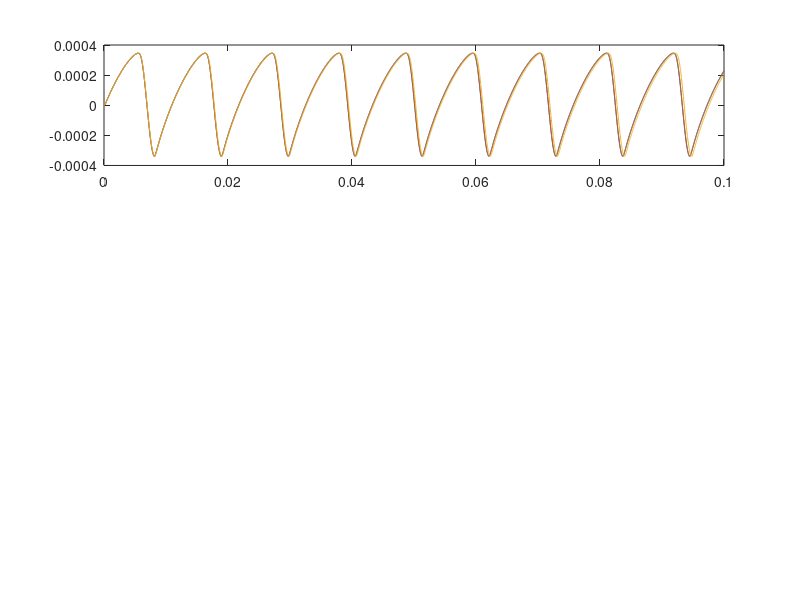

The MATLAB script that drew this image: (Note: this script raises an error after producing the figure.)
% matlab script bowmass.m
% finite difference scheme for a bowed mass-spring system
% soft friction characteristic w/iterative Newton-Raphson method

clear all;
close all;
clc;

%%%%%% begin global parameters
SR = 44100; % sample rate (Hz)
f0 = 200; % oscillator frequency (Hz)
FB = 500; % bow force/mass (m/s^2)
TF = 0.1; % simulation duration (s)
vB = 0.1; % bow velocity (m/s)
sig = 100; % friction law free parameter (1/m^2) 
tol = 1e-4; % tolerance for Newton-Raphson method
%%%%%% end global parameters


% derived parameters
NF = floor(TF*SR);
k = 1/SR;
A = exp(1/2)*sqrt(2*sig);

% initialize time series/iterative method

u = zeros(NF,1);
u2 = zeros(NF,1);
u3 = zeros(NF,1);
f = zeros(NF,1);
vr = zeros(NF,1);
qlast = 0;
qlast2 = 0;
% time step restrictions
if(k>min(1/(pi*f0),exp(1)/(FB*sqrt(2*sig))))
    error("Time step too large");
end
%%%%%% start main loop
q2Prev = -vB;
q3Prev = -vB;
for n=3:NF
    % Newton-Raphson method to determine relative velocity
    b = (2*pi*f0)^2*u(n-1)-(2/k^2)*(u(n-1)-u(n-2))+(2/k)*vB;
    eps = 1;
    i = 0;
    while eps>tol
        q=qlast-(FB*A*qlast*exp(-sig*qlast^2)+2*qlast/k+b)/...
         (FB*A*(1-2*sig*qlast^2)*exp(-sig*qlast^2)+2/k);
        eps = abs(q-qlast);
        qlast = q;
        i = i + 1;
        if i > 10000
            disp('whut')
        end
    end
    qSave(n) = q;
    u(n) = 2*u(n-1) - u(n-2) - k^2*(2*pi*f0)^2 * u(n-1) - k^2 * FB * sqrt(2*sig) * q * exp(-sig*q^2 + 1/2);
    
%     q2 = (u2(n-1) - u2(n-2)) / k - vB;
    q2 = 2 / k * (u2(n-1) - u2(n-2)) - q2Prev - 2 * vB;
%     q3 = 2 / k * (u3(n-1) - u3(n-2)) - q3Prev - 2 * vB;
    q3 = (u3(n-1) - u3(n-2)) / k - vB;
%     q3Save(n) = q3;
    % update position of mass and relative bow velocity
    
    testFunc = FB * sqrt(2*sig) * exp(-sig * q2^2+1/2);
    u2(n) = (2 * u2(n-1) - u2(n-2) -k^2*(2*pi*f0)^2 * u2(n-1)  + testFunc * k / 2 * u2(n-2) + testFunc * k^2 * vB) / (1 + testFunc * k / 2);
    
    
    testFunc2 = k^2 * FB * sqrt(2*sig) * q3 * exp(-sig * q3^2+1/2);
    u3(n) = 2 * u3(n-1) - u3(n-2) - k^2*(2*pi*f0)^2 * u3(n-1) - testFunc2;
    
    q2Prev = q2;
    q3Prev = q3;
    q2Save(n) = q2;
    q3Save(n) = q3;
end
%%%%%% end main loop

% plot mass displacement and relative bow velocity
% tax = [0:NF-1]*k;
% subplot(2,1,1); plot(tax, u, "k"); title("Displacement of Mass");
% xlabel("time (s)"); 
% subplot(2,1,2); 
% plot(tax, vr, "k");
% title("Relative Bow Velocity");
% xlabel("time (s)");
timeVecUnderSamp = (0:length(u) - 1) / SR;
% timeVec = (0:length(u) - 1) / SR;
subplot(3,1,1)
plot(timeVecUnderSamp, u); hold on; plot(timeVecUnderSamp, u2); plot(timeVecUnderSamp, u3)
load saveTest.mat
plot(timeVec, saveNR)
legend(["NR","TRICKS","Backwards", "OversampledNR"])
subplot(3,1,[2,3])
range = 2600:2750;
plot(timeVecUnderSamp(range), u(range)); 
hold on; 
plot(timeVecUnderSamp(range), u2(range)); 
plot(timeVecUnderSamp(range), u3(range));
plot(timeVec(range*10), saveNR(range*10))
freqAxOS = ((0:length(saveNR) - 1) * SR * 10) / length(saveNR);

freqAx = ((0:length(u) - 1) * SR) / length(u);

legend(["NR","TRICKS","Backwards", "OversampledNR"])